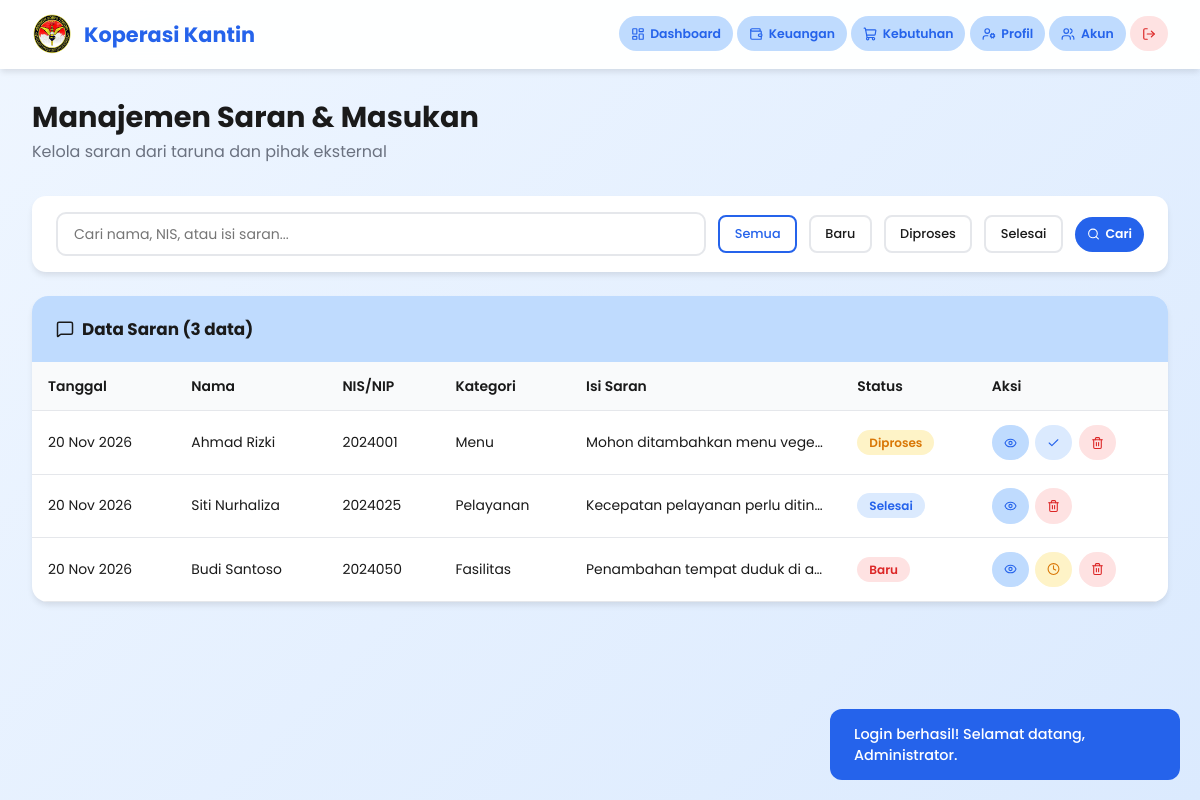
/saran.php (signed in), run on the app's committed database.
### tables this page shows
CREATE TABLE IF NOT EXISTS saran (
    id          INT AUTO_INCREMENT PRIMARY KEY,
    nama        VARCHAR(100) NOT NULL,
    nis_nip     VARCHAR(30)  NOT NULL,
    kategori    ENUM('menu','pelayanan','fasilitas','harga','kebersihan','lainnya') NOT NULL,
    isi_saran   TEXT         NOT NULL,
    status      ENUM('baru','diproses','selesai') DEFAULT 'baru',
    catatan_admin TEXT        NULL,
    created_at  TIMESTAMP DEFAULT CURRENT_TIMESTAMP
);

### includes/roles.php (called while the page is built, shortened)
<?php
function currentRole(): string
{
    return $_SESSION['role'] ?? '';
}
function isKasilog(): bool
{
    return currentRole() === 'kasilog';
}
function canWrite(): bool
{
    return !isKasilog();
}

### saran.php (the view, shortened to what this page needs)
<?php
require_once __DIR__ . '/config/db.php';
require_once __DIR__ . '/includes/helpers.php';
$canWrite = canWrite();
$filterStatus   = $_GET['status'] ?? '';
$search = trim($_GET['q'] ?? '');
$params = [];
$where  = [];
$whereSQL = $where ? 'WHERE '.implode(' AND ',$where) : '';
$stmt = $pdo->prepare("SELECT * FROM saran $whereSQL ORDER BY created_at DESC");
$stmt->execute($params);
$rows = $stmt->fetchAll();
$flash = getFlash();
?>
<!DOCTYPE html>
<html lang="id">
<head>
</head>
<body>
<?php if ($flash): ?>
<div class="flash-toast <?= e($flash['type']) ?>" id="flashToast"><?= e($flash['msg']) ?></div>
<?php endif; ?>
<div class="topbar">
    <div class="topbar-inner">
        <a href="dashboard.php" class="logo">
            <img src="img/logostinkcl.png" alt="Logo">
            <span>Koperasi Kantin</span>
        </a>
        <div class="tnav">
            <a href="dashboard.php" class="btn btn-secondary btn-sm"><i data-lucide="layout-dashboard" style="width:14px"></i> Dashboard</a>
            <a href="keuangan.php" class="btn btn-secondary btn-sm"><i data-lucide="wallet" style="width:14px"></i> Keuangan</a>
            <a href="kebutuhan.php" class="btn btn-secondary btn-sm"><i data-lucide="shopping-cart" style="width:14px"></i> Kebutuhan</a>
            <?php require __DIR__ . '/includes/nav_account.php'; ?>
            <a href="logout.php" class="btn btn-danger btn-sm" onclick="return confirm('Yakin logout?')"><i data-lucide="log-out" style="width:14px"></i></a>
        </div>
    </div>
</div>
<div class="main">
    <div class="page-header">
        <div>
            <h2>Manajemen Saran & Masukan</h2>
            <p style="color:var(--text-gray)">Kelola saran dari taruna dan pihak eksternal</p>
        </div>
    </div>
    <form method="GET" class="filter-bar">
        <input type="text" name="q" placeholder="Cari nama, NIS, atau isi saran..." value="<?= e($search) ?>">
        <a href="saran.php" class="filter-btn <?= !$filterStatus?'active':'' ?>">Semua</a>
        <a href="?status=baru<?= $search?"&q=".urlencode($search):'' ?>" class="filter-btn <?= $filterStatus==='baru'?'active':'' ?>">Baru</a>
        <a href="?status=diproses<?= $search?"&q=".urlencode($search):'' ?>" class="filter-btn <?= $filterStatus==='diproses'?'active':'' ?>">Diproses</a>
        <a href="?status=selesai<?= $search?"&q=".urlencode($search):'' ?>" class="filter-btn <?= $filterStatus==='selesai'?'active':'' ?>">Selesai</a>
        <button type="submit" class="btn btn-primary btn-sm"><i data-lucide="search" style="width:13px"></i> Cari</button>
    </form>
    <div class="card">
        <div class="card-header">
            <h3><i data-lucide="message-square" style="width:18px"></i> Data Saran (<?= count($rows) ?> data)</h3>
        </div>
        <div class="table-wrap">
            <table>
                <thead>
                    <tr><th>Tanggal</th><th>Nama</th><th>NIS/NIP</th><th>Kategori</th><th>Isi Saran</th><th>Status</th><th>Aksi</th></tr>
                </thead>
                <tbody>
                <?php foreach ($rows as $s): ?>
                <tr>
                    <td><?= date('d M Y', strtotime($s['created_at'])) ?></td>
                    <td><?= e($s['nama']) ?></td>
                    <td><?= e($s['nis_nip']) ?></td>
                    <td><?= ucfirst(e($s['kategori'])) ?></td>
                    <td style="max-width:220px;overflow:hidden;text-overflow:ellipsis;white-space:nowrap" title="<?= e($s['isi_saran']) ?>"><?= e($s['isi_saran']) ?></td>
                    <td><?= statusBadge($s['status']) ?></td>
                    <td>
                        <div class="actions">
                            <button class="btn btn-secondary btn-sm" onclick="openView(<?= htmlspecialchars(json_encode($s)) ?>)" title="Lihat Detail">
                                <i data-lucide="eye" style="width:13px"></i>
                            </button>
                            <?php if ($canWrite): ?>
                            <?php if ($s['status'] === 'baru'): ?>
                            <a href="saran.php?action=status&id=<?=$s['id']?>&s=diproses" class="btn btn-warning btn-sm" title="Proses">
                                <i data-lucide="clock" style="width:13px"></i>
                            </a>
                            <?php elseif ($s['status'] === 'diproses'): ?>
                            <a href="saran.php?action=status&id=<?=$s['id']?>&s=selesai" class="btn btn-sm" style="background:#dbeafe;color:#2563eb" title="Selesaikan">
                                <i data-lucide="check" style="width:13px"></i>
                            </a>
                            <?php endif; ?>
                            <a href="saran.php?action=delete&id=<?=$s['id']?>" class="btn btn-danger btn-sm"
                               onclick="return confirm('Hapus saran ini?')" title="Hapus">
                                <i data-lucide="trash-2" style="width:13px"></i>
                            </a>
                            <?php endif; ?>
                        </div>
                    </td>
                </tr>
                <?php endforeach; ?>
                </tbody>
            </table>
        </div>
    </div>
</div>
</body>
</html>

### includes/helpers.php (shortened to what this page needs)
<?php
function getFlash(): ?array {
    if (isset($_SESSION['flash'])) {
        $f = $_SESSION['flash'];
        return $f;
    }
    return null;
}
function e(string $str): string {
    return htmlspecialchars($str, ENT_QUOTES, 'UTF-8');
}
function statusBadge(string $status): string {
    $map = [
        'baru'      => ['class' => 'status-danger',  'label' => 'Baru'],
        'diproses'  => ['class' => 'status-warning', 'label' => 'Diproses'],
        'selesai'   => ['class' => 'status-success', 'label' => 'Selesai'],
        'dipenuhi'  => ['class' => 'status-success', 'label' => 'Dipenuhi'],
        'ditolak'   => ['class' => 'status-danger',  'label' => 'Ditolak'],
        'pending'   => ['class' => 'status-warning', 'label' => 'Pending'],
        'valid'     => ['class' => 'status-success', 'label' => 'Valid'],
    ];
    $s = $map[$status] ?? ['class' => 'status-warning', 'label' => ucfirst($status)];
    return '<span class="status-badge ' . $s['class'] . '">' . $s['label'] . '</span>';
}

### saran.php (style rules this page uses)
:root { --primary:#93c5fd;--secondary:#bfdbfe;--accent:#2563eb;--dark:#1a1a1a;--gray:#f3f4f6;--gray-dark:#e5e7eb;--text-gray:#6b7280;--shadow:0 4px 6px -1px rgba(0,0,0,.1);--shadow-lg:0 10px 15px -3px rgba(0,0,0,.1); }
* { margin:0;padding:0;box-sizing:border-box; }
body { font-family:'Poppins',sans-serif;color:var(--dark);background:linear-gradient(135deg,#eff6ff,#dbeafe);min-height:100vh; }
.topbar { position:fixed;top:0;width:100%;background:rgba(255,255,255,.95);backdrop-filter:blur(10px);z-index:1000;box-shadow:var(--shadow); }
.topbar-inner { max-width:1400px;margin:0 auto;padding:.9rem 2rem;display:flex;justify-content:space-between;align-items:center; }
.logo { display:flex;align-items:center;gap:.75rem;font-size:1.3rem;font-weight:700;color:var(--accent);text-decoration:none; }
.logo img { width:40px;height:40px;border-radius:8px; }
.btn { padding:.65rem 1.25rem;border-radius:50px;font-weight:600;cursor:pointer;transition:all .3s;text-decoration:none;border:none;font-size:.85rem;font-family:inherit;display:inline-flex;align-items:center;gap:.35rem; }
.btn-primary { background:var(--accent);color:#fff; }
.btn-secondary { background:var(--secondary);color:var(--accent); }
.btn-danger { background:#fee2e2;color:#dc2626; }
.btn-warning { background:#fef3c7;color:#d97706; }
.btn-sm { padding:.35rem .75rem;font-size:.78rem; }
.main { padding:6rem 2rem 3rem;max-width:1400px;margin:0 auto; }
.page-header { display:flex;justify-content:space-between;align-items:center;margin-bottom:2rem;flex-wrap:wrap;gap:1rem; }
.page-header h2 { font-size:1.8rem; }
.filter-bar { background:#fff;padding:1rem 1.5rem;border-radius:14px;box-shadow:var(--shadow);margin-bottom:1.5rem;display:flex;gap:.75rem;flex-wrap:wrap;align-items:center; }
.filter-bar input { padding:.6rem 1rem;border:2px solid var(--gray-dark);border-radius:10px;font-family:inherit;font-size:.88rem;flex:1;min-width:180px; }
.filter-btn { padding:.5rem .9rem;border-radius:8px;border:2px solid var(--gray-dark);background:#fff;cursor:pointer;font-family:inherit;font-size:.8rem;font-weight:500;transition:all .3s;text-decoration:none;color:var(--dark); }
.filter-btn.active,.filter-btn:hover { border-color:var(--accent);color:var(--accent); }
.card { background:#fff;border-radius:16px;box-shadow:var(--shadow);overflow:hidden; }
.card-header { padding:1.25rem 1.5rem;background:var(--secondary);display:flex;justify-content:space-between;align-items:center;flex-wrap:wrap;gap:.75rem; }
.card-header h3 { font-size:1.05rem;display:flex;align-items:center;gap:.5rem; }
.table-wrap { overflow-x:auto; }
table { width:100%;border-collapse:collapse; }
th,td { padding:.85rem 1rem;text-align:left;border-bottom:1px solid var(--gray-dark);font-size:.87rem; }
th { background:#f9fafb;font-weight:600;white-space:nowrap; }
.status-badge { padding:.25rem .75rem;border-radius:50px;font-size:.75rem;font-weight:600; }
.status-success { background:#dbeafe;color:#2563eb; }
.status-warning { background:#fef3c7;color:#d97706; }
.status-danger { background:#fee2e2;color:#dc2626; }
.actions { display:flex;gap:.4rem; }
.flash-toast { position:fixed;bottom:20px;right:20px;padding:.9rem 1.5rem;border-radius:12px;color:#fff;font-weight:500;z-index:5000;animation:slideIn .3s;max-width:350px;font-size:.9rem; }
.flash-toast.success { background:var(--accent); }
.tnav { transition:all .25s; }

### data on the page
saran: created_at "20 Nov 2026", nama "Ahmad Rizki", nis_nip "2024001", kategori "Menu", isi_saran "Mohon ditambahkan menu vege…", status "Diproses"
saran: created_at "20 Nov 2026", nama "Siti Nurhaliza", nis_nip "2024025", kategori "Pelayanan", isi_saran "Kecepatan pelayanan perlu ditin…", status "Selesai"
saran: created_at "20 Nov 2026", nama "Budi Santoso", nis_nip "2024050", kategori "Fasilitas", isi_saran "Penambahan tempat duduk di a…", status "Baru"

### other printed values
$flash['msg'] "Login berhasil! Selamat datang, Administrator."
count($rows) "3"
